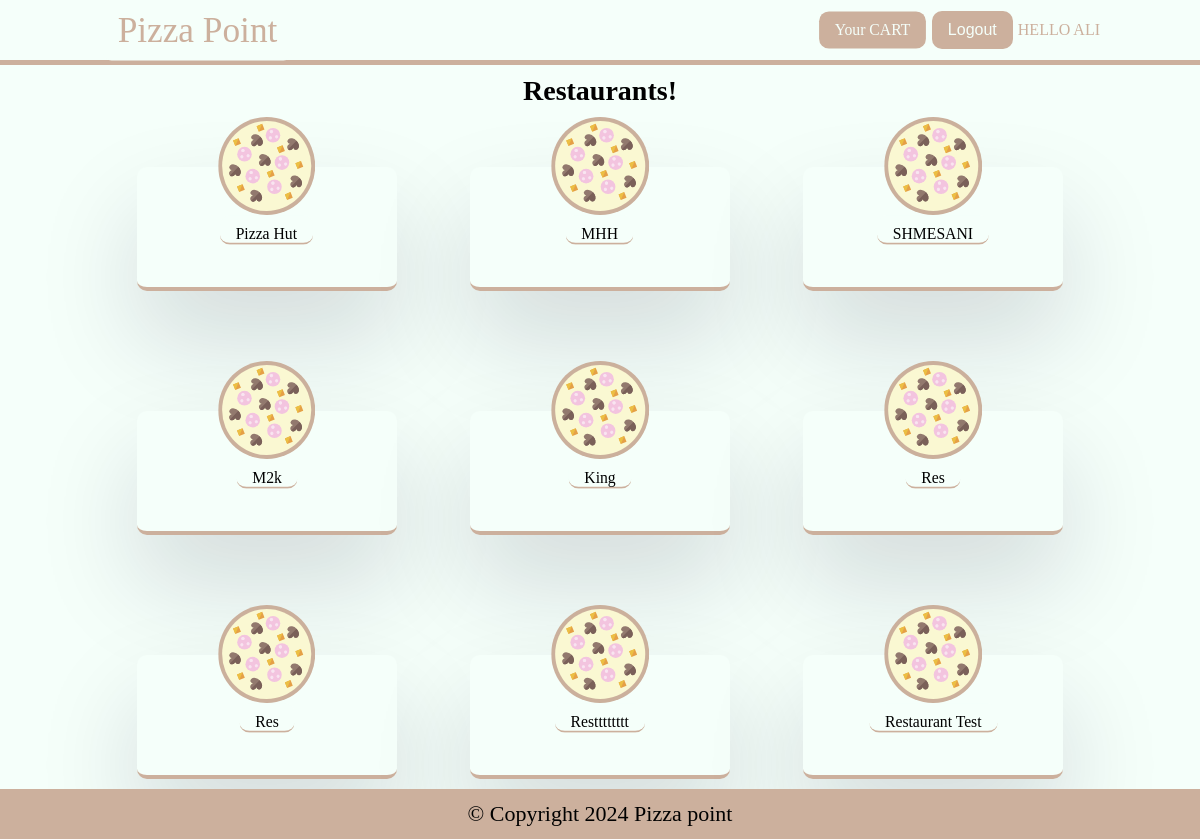
Page /home (signed in) on the committed database.
### tables this page shows
CREATE TABLE `restaurants` (
  `id` int(11) NOT NULL,
  `name` varchar(255) NOT NULL,
  `email` varchar(255) NOT NULL,
  `password` varchar(255) NOT NULL,
  `account_type` varchar(255) DEFAULT 'restaurant'
);

### app/controllers/Clients.php (called while the page is built, shortened)
<?php
class Clients extends Controller
{
    private $clientModel;
    public function __construct()
    {
        $this->clientModel = $this->model('client');
    }
    public function index()
    {
        $result = $this->clientModel->getRestaurants();
        $data = [
            'restaurants' => $result
        ];
        $this->view('client/index', $data);
    }
}

### app/libraries/Core.php (called while the page is built, shortened)
<?php
class Core
{
    protected $routes = [
        'home' => ['controller' => 'clients', 'method' => 'index'],
        'bb' => ['controller' => 'SomeOtherController', 'method' => 'someMethod'],
    ];
    protected $currentController = 'users';
    protected $currentMethod = 'register';
    protected $params = [];
    public function __construct()
    {
        $url = $this->getUrl();
        if (!empty($url) && isset($this->routes[$url[0]])) {
            $route = $this->routes[$url[0]];
            $this->currentController = $route['controller'];
            $this->currentMethod = $route['method'];
            $this->currentController = new $this->currentController;
        }
        call_user_func_array([$this->currentController, $this->currentMethod], $this->params);
    }
    public function getUrl()
    {
        if (isset($_GET['url'])) {
            $url = rtrim($_GET['url'], '/');
            $url = filter_var($url, FILTER_SANITIZE_URL);
            $url = explode('/', $url);
            return $url;
        }
    }
}

### public/index.php (called while the page is built, shortened)
<?php
    $init = new Core;
?>

### app/libraries/Database.php (called while the page is built, shortened)
<?php
class Database {
    private $host = DB_HOST;
    private $user = DB_USER;
    private $pass = DB_PASS;
    private $dbname = DB_NAME;
    private $dbh;
    private $stmt;
    public function __construct() {
        $dsn = 'mysql:host=' . $this->host . ';dbname=' . $this->dbname;
        try{
            $this->dbh = new PDO($dsn, $this->user, $this->pass);
        }catch(PDOException $e) {
            $this->error = $e->getMessage();
            echo $this->error;
        }
    }
    public function query($sql) {
        $this->stmt = $this->dbh->prepare($sql);
    }
    public function execute() {
        return $this->stmt->execute();
    }
    public function resultSet() {
        $this->execute();
        return $this->stmt->fetchAll(PDO::FETCH_OBJ);
    }
}

### app/models/Client.php (called while the page is built, shortened)
<?php
class client
{
    private $db;
    public function __construct()
    {
        $this->db = new Database;
    }
    public function getRestaurants()
    {
        $this->db->query("SELECT name, id FROM restaurants");
        try {
            $results = $this->db->resultSet();
            return $results;
        } catch (PDOException $e) {
            return 'Error: ' . $e->getMessage();
        }
    }
}

### app/views/client/index.php (the view, shortened to what this page needs)
<?php require APPROOT . '/views/inc/header.php'; ?>
<h4>Restaurants!</h4>
<div class="res-container">
	<?php foreach ($data['restaurants'] as $restaurant) : ?>
		<div class="res">
			<img src="<?php echo URLROOT; ?>/img/pizza.svg">
			<div class="name-container">
				<form action="<?php echo $_SERVER['PHP_SELF']; ?>" method="GET">
					<div>
						<a class="res-name" href="./clients/restaurant/<?php echo $restaurant->id ?>"><?php echo ucwords($restaurant->name); ?></a>
					</div>
				</form>
			</div>
		</div>
	<?php endforeach; ?>
</div>
<?php require APPROOT . '/views/inc/footer.php'; ?>

### public/css/style.css (style rules this page uses)
:root { --primary-color: #ccb09d; --white-color: #f5fffa; }
* { box-sizing: border-box; padding: 0; margin: 0; }
html, body { font-size: 62.5%; background: var(--white-color); }
h4 { text-align: center; font-size: 2.8rem; margin-top: 1rem; }
a { cursor: pointer; color: var(--white-color); background: var(--primary-color); text-align: center; display: inline-block; text-decoration: none; padding: 1rem 1.6rem; border-radius: 1rem; transform: scale(0.98); }
.res-container { display: flex; flex-wrap: wrap; align-items: center; justify-content: space-around; margin: 0 10rem; }
.res { display: flex; flex-direction: column; justify-content: center; align-items: center; position: relative; height: 6rem; width: 26rem; background: var(--white-color); margin: 6rem 1.6rem; padding: 6rem 8rem; border-radius: 1rem; border-bottom: var(--primary-color) solid 0.4rem; box-shadow: rgba(17, 12, 46, 0.15) 0px 48px 100px 0px; }
img { position: absolute; top: -5rem; left: 50%; transform: translateX(-50%); }
.name-container { display: flex; justify-content: center; align-items: center; width: 20rem; }
.res-name { padding-bottom: 0; font-size: 1.6rem; background: var(--white-color); color: black; border-bottom: 0.2rem solid var(--primary-color); border-radius: 1rem; margin-top: 0.5rem; }

### rows in the picture
restaurants: name "Pizza Hut"
restaurants: name "MHH"
restaurants: name "SHMESANI"
restaurants: name "M2k"
restaurants: name "King"
restaurants: name "Res"
restaurants: name "Res"
restaurants: name "Restttttttt"
restaurants: name "Restaurant Test"

### other values in the picture
$_SESSION['user_name'] "ALI"
